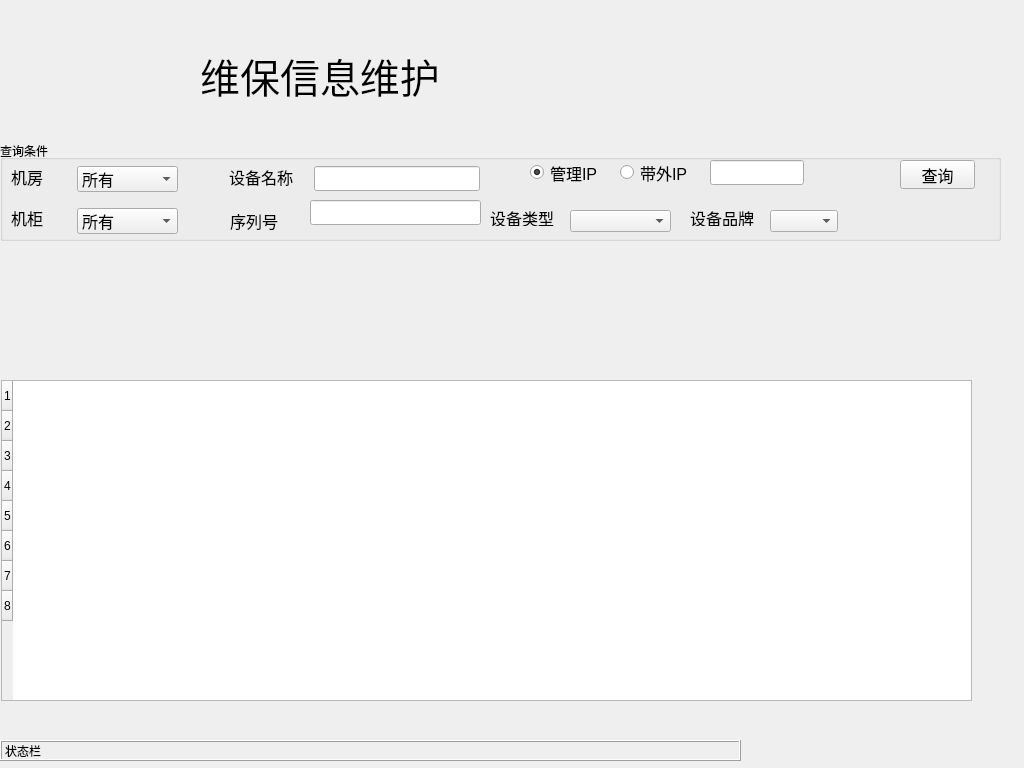
<?xml version="1.0" encoding="UTF-8"?>
<ui version="4.0">
 <class>warranty_config</class>
 <widget class="QWidget" name="warranty_config">
  <property name="geometry">
   <rect>
    <x>0</x>
    <y>0</y>
    <width>1024</width>
    <height>768</height>
   </rect>
  </property>
  <property name="windowTitle">
   <string>维保信息维护</string>
  </property>
  <widget class="QTableWidget" name="tb_display">
   <property name="geometry">
    <rect>
     <x>1</x>
     <y>380</y>
     <width>971</width>
     <height>321</height>
    </rect>
   </property>
   <property name="editTriggers">
    <set>QAbstractItemView::NoEditTriggers</set>
   </property>
   <property name="alternatingRowColors">
    <bool>true</bool>
   </property>
   <property name="selectionBehavior">
    <enum>QAbstractItemView::SelectItems</enum>
   </property>
   <property name="gridStyle">
    <enum>Qt::SolidLine</enum>
   </property>
   <property name="sortingEnabled">
    <bool>false</bool>
   </property>
   <property name="rowCount">
    <number>8</number>
   </property>
   <attribute name="horizontalHeaderDefaultSectionSize">
    <number>80</number>
   </attribute>
   <row/>
   <row/>
   <row/>
   <row/>
   <row/>
   <row/>
   <row/>
   <row/>
  </widget>
  <widget class="QLabel" name="lb_status">
   <property name="geometry">
    <rect>
     <x>0</x>
     <y>740</y>
     <width>741</width>
     <height>21</height>
    </rect>
   </property>
   <property name="frameShape">
    <enum>QFrame::Box</enum>
   </property>
   <property name="frameShadow">
    <enum>QFrame::Raised</enum>
   </property>
   <property name="text">
    <string>状态栏</string>
   </property>
  </widget>
  <widget class="QGroupBox" name="groupBox">
   <property name="geometry">
    <rect>
     <x>0</x>
     <y>140</y>
     <width>1001</width>
     <height>101</height>
    </rect>
   </property>
   <property name="sizePolicy">
    <sizepolicy hsizetype="Preferred" vsizetype="Preferred">
     <horstretch>0</horstretch>
     <verstretch>0</verstretch>
    </sizepolicy>
   </property>
   <property name="styleSheet">
    <string notr="true"/>
   </property>
   <property name="title">
    <string>查询条件</string>
   </property>
   <property name="alignment">
    <set>Qt::AlignLeading|Qt::AlignLeft|Qt::AlignVCenter</set>
   </property>
   <property name="flat">
    <bool>false</bool>
   </property>
   <widget class="QLabel" name="label">
    <property name="geometry">
     <rect>
      <x>490</x>
      <y>70</y>
      <width>71</width>
      <height>16</height>
     </rect>
    </property>
    <property name="font">
     <font>
      <pointsize>12</pointsize>
     </font>
    </property>
    <property name="text">
     <string>设备类型</string>
    </property>
   </widget>
   <widget class="QLabel" name="label_2">
    <property name="geometry">
     <rect>
      <x>690</x>
      <y>70</y>
      <width>71</width>
      <height>16</height>
     </rect>
    </property>
    <property name="font">
     <font>
      <pointsize>12</pointsize>
     </font>
    </property>
    <property name="text">
     <string>设备品牌</string>
    </property>
   </widget>
   <widget class="QComboBox" name="cb_sort">
    <property name="geometry">
     <rect>
      <x>570</x>
      <y>70</y>
      <width>101</width>
      <height>22</height>
     </rect>
    </property>
    <property name="font">
     <font>
      <pointsize>12</pointsize>
     </font>
    </property>
   </widget>
   <widget class="QComboBox" name="cb_factory">
    <property name="geometry">
     <rect>
      <x>770</x>
      <y>70</y>
      <width>68</width>
      <height>22</height>
     </rect>
    </property>
    <property name="font">
     <font>
      <pointsize>12</pointsize>
     </font>
    </property>
   </widget>
   <widget class="QLineEdit" name="machine_name">
    <property name="geometry">
     <rect>
      <x>314</x>
      <y>26</y>
      <width>166</width>
      <height>25</height>
     </rect>
    </property>
    <property name="font">
     <font>
      <pointsize>12</pointsize>
     </font>
    </property>
   </widget>
   <widget class="QLabel" name="label_4">
    <property name="geometry">
     <rect>
      <x>11</x>
      <y>67</y>
      <width>32</width>
      <height>21</height>
     </rect>
    </property>
    <property name="font">
     <font>
      <pointsize>12</pointsize>
     </font>
    </property>
    <property name="text">
     <string>机柜</string>
    </property>
    <property name="alignment">
     <set>Qt::AlignCenter</set>
    </property>
   </widget>
   <widget class="QComboBox" name="cb_cabinet">
    <property name="geometry">
     <rect>
      <x>77</x>
      <y>68</y>
      <width>101</width>
      <height>26</height>
     </rect>
    </property>
    <property name="font">
     <font>
      <pointsize>12</pointsize>
     </font>
    </property>
    <item>
     <property name="text">
      <string>所有</string>
     </property>
    </item>
   </widget>
   <widget class="QComboBox" name="cb_room">
    <property name="geometry">
     <rect>
      <x>77</x>
      <y>26</y>
      <width>101</width>
      <height>26</height>
     </rect>
    </property>
    <property name="font">
     <font>
      <pointsize>12</pointsize>
     </font>
    </property>
    <item>
     <property name="text">
      <string>所有</string>
     </property>
    </item>
   </widget>
   <widget class="QLabel" name="label_6">
    <property name="geometry">
     <rect>
      <x>230</x>
      <y>70</y>
      <width>48</width>
      <height>21</height>
     </rect>
    </property>
    <property name="font">
     <font>
      <pointsize>12</pointsize>
     </font>
    </property>
    <property name="text">
     <string>序列号</string>
    </property>
    <property name="alignment">
     <set>Qt::AlignCenter</set>
    </property>
   </widget>
   <widget class="QRadioButton" name="rd_mg_ip">
    <property name="geometry">
     <rect>
      <x>530</x>
      <y>20</y>
      <width>67</width>
      <height>25</height>
     </rect>
    </property>
    <property name="font">
     <font>
      <pointsize>12</pointsize>
     </font>
    </property>
    <property name="text">
     <string>管理IP</string>
    </property>
    <property name="checked">
     <bool>true</bool>
    </property>
   </widget>
   <widget class="QLineEdit" name="le_sn">
    <property name="geometry">
     <rect>
      <x>310</x>
      <y>60</y>
      <width>171</width>
      <height>25</height>
     </rect>
    </property>
    <property name="font">
     <font>
      <pointsize>12</pointsize>
     </font>
    </property>
   </widget>
   <widget class="QLabel" name="label_5">
    <property name="geometry">
     <rect>
      <x>11</x>
      <y>26</y>
      <width>32</width>
      <height>21</height>
     </rect>
    </property>
    <property name="font">
     <font>
      <pointsize>12</pointsize>
     </font>
    </property>
    <property name="text">
     <string>机房</string>
    </property>
    <property name="alignment">
     <set>Qt::AlignCenter</set>
    </property>
   </widget>
   <widget class="QLineEdit" name="mg_ip">
    <property name="geometry">
     <rect>
      <x>710</x>
      <y>20</y>
      <width>94</width>
      <height>25</height>
     </rect>
    </property>
    <property name="font">
     <font>
      <pointsize>12</pointsize>
     </font>
    </property>
    <property name="text">
     <string/>
    </property>
   </widget>
   <widget class="QRadioButton" name="rd_bmc_ip">
    <property name="geometry">
     <rect>
      <x>620</x>
      <y>20</y>
      <width>67</width>
      <height>25</height>
     </rect>
    </property>
    <property name="font">
     <font>
      <pointsize>12</pointsize>
     </font>
    </property>
    <property name="text">
     <string>带外IP</string>
    </property>
   </widget>
   <widget class="QPushButton" name="bt_select">
    <property name="geometry">
     <rect>
      <x>900</x>
      <y>20</y>
      <width>75</width>
      <height>29</height>
     </rect>
    </property>
    <property name="font">
     <font>
      <pointsize>12</pointsize>
     </font>
    </property>
    <property name="text">
     <string>查询</string>
    </property>
   </widget>
   <widget class="QLabel" name="lb_machine_name">
    <property name="geometry">
     <rect>
      <x>229</x>
      <y>26</y>
      <width>64</width>
      <height>21</height>
     </rect>
    </property>
    <property name="font">
     <font>
      <pointsize>12</pointsize>
     </font>
    </property>
    <property name="text">
     <string>设备名称</string>
    </property>
    <property name="alignment">
     <set>Qt::AlignCenter</set>
    </property>
   </widget>
  </widget>
  <widget class="QLabel" name="lb_title">
   <property name="geometry">
    <rect>
     <x>200</x>
     <y>50</y>
     <width>240</width>
     <height>51</height>
    </rect>
   </property>
   <property name="font">
    <font>
     <pointsize>30</pointsize>
     <underline>false</underline>
    </font>
   </property>
   <property name="styleSheet">
    <string notr="true"/>
   </property>
   <property name="text">
    <string>维保信息维护</string>
   </property>
   <property name="alignment">
    <set>Qt::AlignCenter</set>
   </property>
  </widget>
 </widget>
 <resources/>
 <connections/>
</ui>
